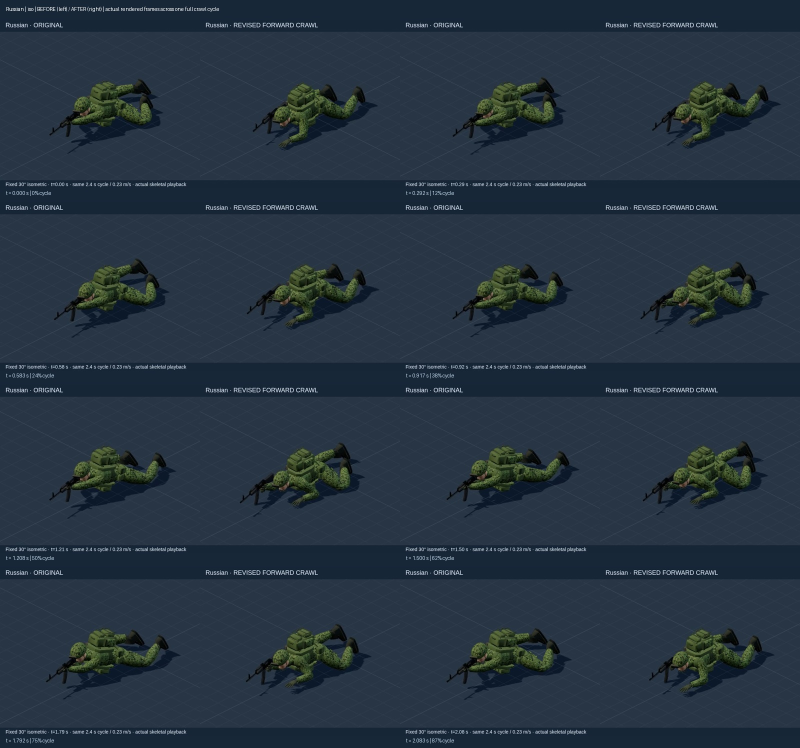
#> input picture assets-3d/crawl-rework/review/Russian-iso-comparison.jpg, 1600 x 1496 px, given in place of 0000.png, which was not available (shown at 1/2 size)
$ python stitch-review.py
#> lines starting #> are read from the running program, lines starting #| are printed output that depends on the picture
"""Paired real GLB renders. Same camera/model/scale, native timing, real root travel."""
from pathlib import Path
from PIL import Image,ImageDraw,ImageFont
import subprocess,json,hashlib
ROOT=Path(__file__).resolve().parents[1];OUT=ROOT/'review';CACHE=Path('/workspace/phase2-crouch-frames');OUT.mkdir(exist_ok=True)
font=ImageFont.truetype('/usr/share/fonts/truetype/dejavu/DejaVuSans.ttf',14);small=ImageFont.truetype('/usr/share/fonts/truetype/dejavu/DejaVuSans.ttf',12);report=[]
for action in ['walk','idle']:
 for view in ['side','iso']:
  N=48 if action=='walk'else 72;dest=CACHE/f'paired-{action}-{view}';dest.mkdir(exist_ok=True)
  for i in range(N):
   im=Image.new('RGB',(1024,584),'#152634');d=ImageDraw.Draw(im)
#> after `im = Image.new('RGB', (1024, 584), '#152634')`:
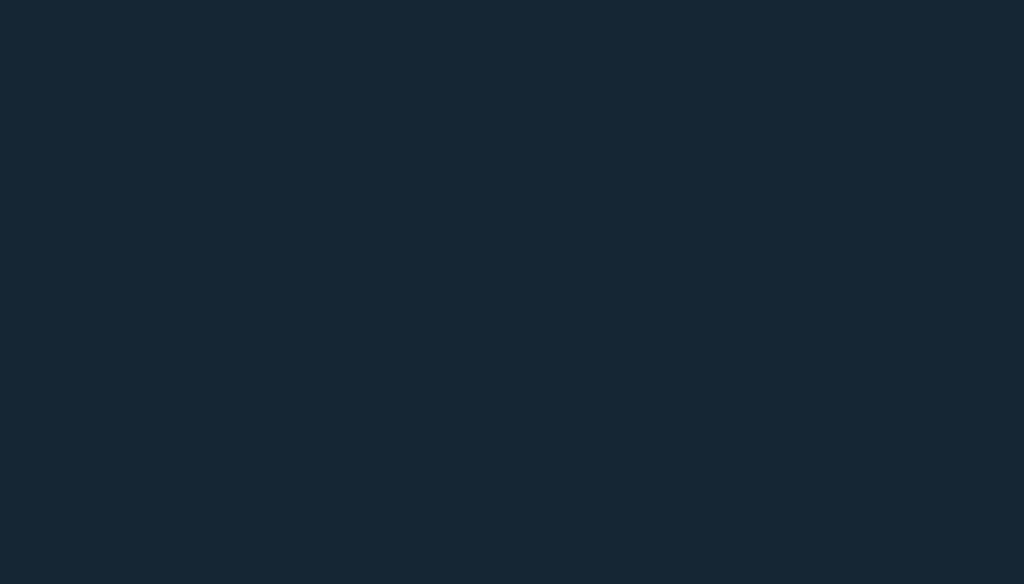
#> im: PIL image 1024x584 RGB; mean R, G, B 21, 38, 52
   for col,profile in enumerate(['legacy','authored']):im.paste(Image.open(CACHE/f'{action}-{view}-{profile}/{i:04d}.png').convert('RGB'),(col*512,48))
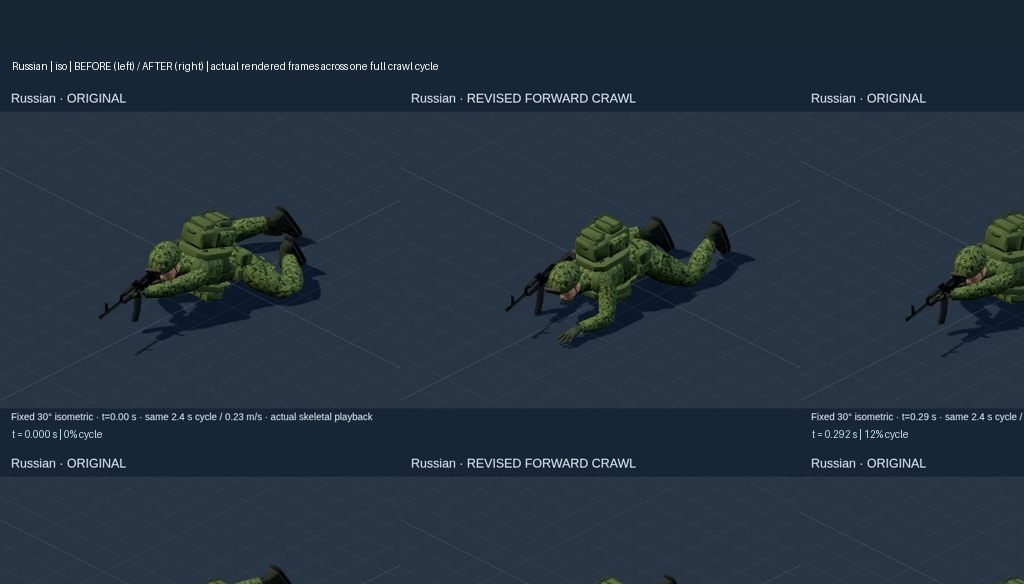
#> im: PIL image 1024x584 RGB; mean R, G, B 36.5, 50.4, 64.3
   d.text((12,6),'ACTUAL TACTICAL SUIT | LEGACY CROUCH',font=font,fill='#edf5fb');d.text((524,6),'SAME TACTICAL SUIT | QUATERNIUS CC0',font=font,fill='#edf5fb')
   d.text((12,27),('TC_CrouchWalk retarget | 1x | 0.482 m/s'if action=='walk'else'TC_CrouchIdle retarget | 1x | 2.4s native cycle'),font=small,fill='#c2d4df')
   d.text((524,27),('Crouch_Fwd_Loop | 1x | 0.699 m/s'if action=='walk'else'Crouch_Idle_Loop | 1x | 2.933s native cycle'),font=small,fill='#c2d4df')
   d.text((12,566),('Side'if view=='side'else'30-degree isometric')+f' | same body, scale, camera | original durations; no speed matching | t={i/24:.3f}s',font=small,fill='#c2d4df');im.save(dest/f'{i:04d}.png')
#> after `d.text((12, 566), ('Side' if view == 'side' else '30-degree isometric'`:
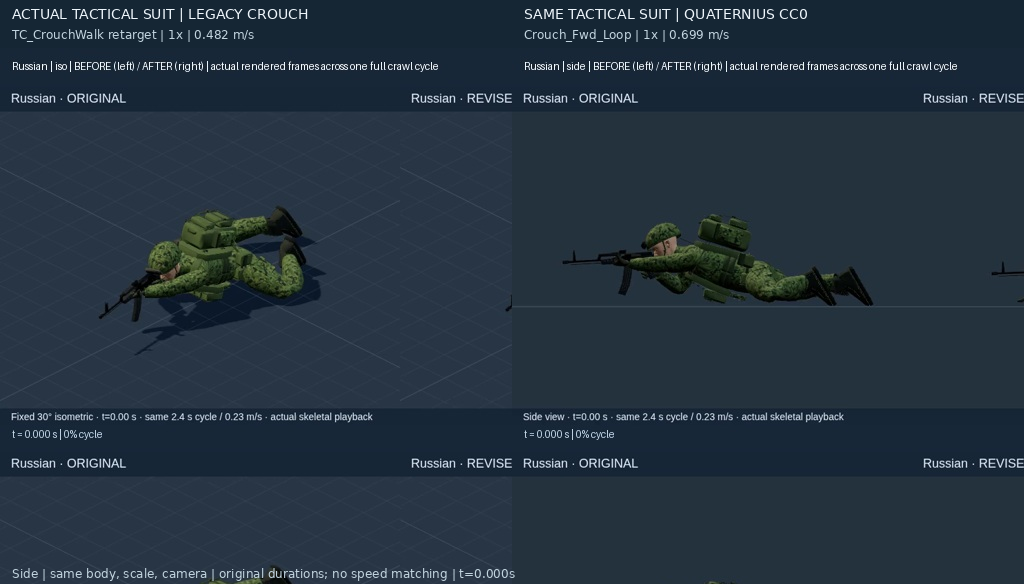
#> saved as 0000.png: PIL image 1024x584 RGB; mean R, G, B 36.5, 50.6, 63.4
#> (the run stopped early here; a loop or call above may not have finished)
